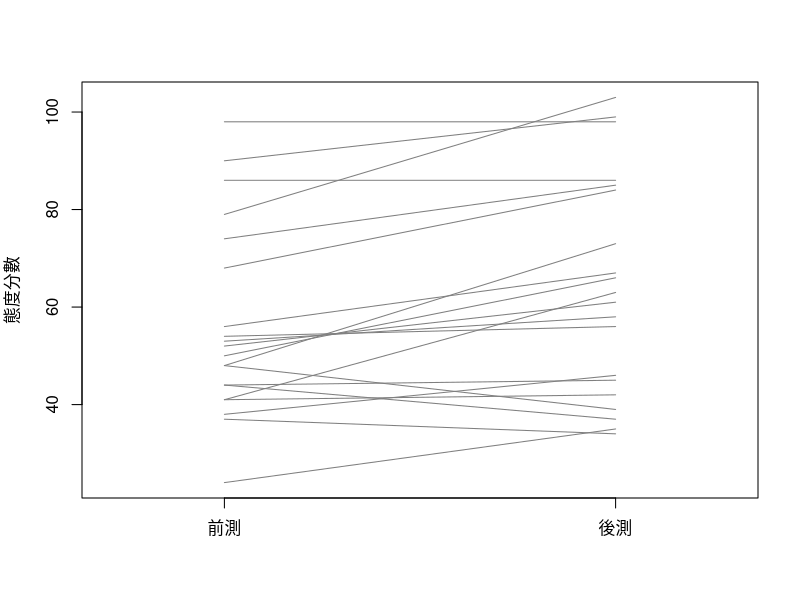

The R script that drew this image:
# Week 09 Part 2｜用 R 做三種 t 檢定
# HT3001B 生物統計學與 R
#
# 對應 Week 09 t 檢定投影片的三個案例：
#   A. 單一樣本 t：大鼠迷宮（只有摘要統計量）
#   B. 獨立樣本 t：網路搜尋組 vs. 非搜尋組（只有摘要統計量）
#   C. 配對 t：影片前測與後測（20 人完整資料，week09_part2_film_attitude.csv）
#
# A、B 的原始逐筆資料不在課堂材料中。程式先用摘要統計量計算，
# 再以 make_demo() 構造「示範資料」練習 t.test()。示範資料只對齊
# 樣本數、平均數與標準差，不是原研究的作答資料。
#
# 執行前：把本檔與 week09_part2_film_attitude.csv 放在同一個 RStudio Project。
# 本檔只使用 base R 與 stats 套件。

# ------------------------------------------------------------
# 0. 工具：t 分布的 p 值與臨界值
# ------------------------------------------------------------
# pt(q, df)：左尾面積 P(T <= q)
# qt(p, df)：左尾面積為 p 的分位數
qt(0.975, df = 24)              # 雙尾 alpha = .05 的正側臨界值
2 * pt(-abs(2.57), df = 24)     # 雙尾 p 值：左尾面積 x 2

# 構造示範資料：先標準化亂數，平均與標準差就能精確對齊指定值
make_demo <- function(n, mean, sd) {
  z <- rnorm(n)
  z <- (z - mean(z)) / sd(z)
  mean + sd * z
}

# ------------------------------------------------------------
# A. 單一樣本 t 檢定：大鼠迷宮
#    H0: mu = 60, H1: mu != 60, alpha = .05
# ------------------------------------------------------------
n    <- 25
xbar <- 66
mu0  <- 60
SS   <- 3259

s2     <- SS / (n - 1)          # 樣本變異數
se     <- sqrt(s2 / n)          # 估計標準誤
t_rat  <- (xbar - mu0) / se
df_rat <- n - 1
p_rat  <- 2 * pt(-abs(t_rat), df = df_rat)
crit_rat <- qt(1 - 0.05 / 2, df = df_rat)
c(s2 = s2, se = se, t = t_rat, df = df_rat, p = p_rat, crit = crit_rat)

# 有逐筆資料時：t.test() 一行完成
set.seed(1105)
rat <- make_demo(n = 25, mean = 66, sd = sqrt(3259 / 24))
c(mean = mean(rat), SS = sum((rat - mean(rat))^2))   # 核對：66 與 3259

fit_rat <- t.test(rat, mu = 60)  # 預設雙尾、conf.level = 0.95
fit_rat
fit_rat$statistic                # t
fit_rat$parameter                # df
fit_rat$p.value
fit_rat$conf.int                 # mu 的 95% 信賴區間

# 單尾的寫法（本例事先設定雙尾，這裡只示範參數作用）
t.test(rat, mu = 60, alternative = "greater")$p.value

# ------------------------------------------------------------
# B. 獨立樣本 t 檢定（合併變異數）：網路搜尋
#    差的方向：搜尋組 - 非搜尋組
#    H0: mu1 - mu2 = 0, H1: != 0, alpha = .001
# ------------------------------------------------------------
n1 <- 93;  m1 <- 3.78; v1 <- 1.42   # 網路搜尋
n2 <- 102; m2 <- 3.07; v2 <- 1.25   # 非搜尋

df_pool <- (n1 - 1) + (n2 - 1)
sp2     <- ((n1 - 1) * v1 + (n2 - 1) * v2) / df_pool
se_pool <- sqrt(sp2 * (1 / n1 + 1 / n2))
t_pool  <- (m1 - m2) / se_pool
p_pool  <- 2 * pt(-abs(t_pool), df = df_pool)
crit_pool <- qt(1 - 0.001 / 2, df = df_pool)
c(sp2 = sp2, se = se_pool, t = t_pool, df = df_pool,
  p = p_pool, crit = crit_pool)

# 效果量：Cohen's d 與 Hedges' g
sp <- sqrt(sp2)
d  <- (m1 - m2) / sp
g  <- d * (1 - 3 / (4 * df_pool - 1))   # 常用的小樣本校正近似
c(sp = sp, d = d, g = g)

# 示範資料：長格式（long format），每列一人，一欄組別、一欄分數
set.seed(2015)
search <- data.frame(
  group = rep(c("search", "nonsearch"), times = c(n1, n2)),
  confidence = c(make_demo(n1, m1, sqrt(v1)),
                 make_demo(n2, m2, sqrt(v2)))
)
search$group <- factor(search$group, levels = c("search", "nonsearch"))
tapply(search$confidence, search$group, mean)
tapply(search$confidence, search$group, var)

# 合併法：var.equal = TRUE；conf.level 與 alpha = .001 對應
fit_pool <- t.test(confidence ~ group, data = search,
                   var.equal = TRUE, conf.level = 0.999)
fit_pool

# R 的預設是 Welch t 檢定（var.equal = FALSE）
fit_welch <- t.test(confidence ~ group, data = search)
fit_welch

rbind(pooled = c(fit_pool$statistic,  fit_pool$parameter,  p = fit_pool$p.value),
      welch  = c(fit_welch$statistic, fit_welch$parameter, p = fit_welch$p.value))

# 因子層級決定相減方向：改成 nonsearch 在前，t 變號
search$group2 <- factor(search$group, levels = c("nonsearch", "search"))
t.test(confidence ~ group2, data = search, var.equal = TRUE)$statistic

# ------------------------------------------------------------
# C. 配對 t 檢定：影片前測與後測
#    D = 前測 - 後測；H0: mu_D = 0, H1: != 0, alpha = .05
# ------------------------------------------------------------
film <- read.csv("week09_part2_film_attitude.csv")
str(film)                         # 寬格式（wide format）：每列一人，前後測各一欄

film$D <- film$pre - film$post
c(sum_D = sum(film$D), sum_D2 = sum(film$D^2))     # -152 與 2956
c(mean_D = mean(film$D), var_D = var(film$D), sd_D = sd(film$D))

n_pair <- nrow(film)
se_D   <- sd(film$D) / sqrt(n_pair)
t_film <- mean(film$D) / se_D
c(se = se_D, t = t_film, df = n_pair - 1,
  p = 2 * pt(-abs(t_film), df = n_pair - 1),
  crit = qt(0.975, df = n_pair - 1))

fit_paired <- t.test(film$pre, film$post, paired = TRUE)
fit_paired

# 等價：對差值做單一樣本 t
fit_diff <- t.test(film$D, mu = 0)
c(paired = fit_paired$statistic, diff = fit_diff$statistic)

# 常見錯誤：忘記 paired = TRUE，R 會當成兩組獨立樣本（Welch）
fit_wrong <- t.test(film$pre, film$post)
rbind(paired = c(fit_paired$statistic, fit_paired$parameter, p = fit_paired$p.value),
      wrong  = c(fit_wrong$statistic,  fit_wrong$parameter,  p = fit_wrong$p.value))

# 效果量 d_z：分母是差值的標準差
d_z <- mean(film$D) / sd(film$D)
d_z

# 畫圖：每條線是一位受試者
plot(c(1, 2), range(film[c("pre", "post")]), type = "n", xaxt = "n",
     xlab = "", ylab = "態度分數", xlim = c(0.7, 2.3))
axis(1, at = c(1, 2), labels = c("前測", "後測"))
segments(1, film$pre, 2, film$post, col = "grey50")

# ------------------------------------------------------------
# 附錄：網路搜尋案例的檢定力（常態近似）
# ------------------------------------------------------------
crit_diff <- crit_pool * se_pool           # 平均差刻度上的臨界位置
power_approx <- pnorm(crit_diff, mean = 0.71, sd = se_pool, lower.tail = FALSE) +
                pnorm(-crit_diff, mean = 0.71, sd = se_pool)
c(crit_diff = crit_diff, power = power_approx)
